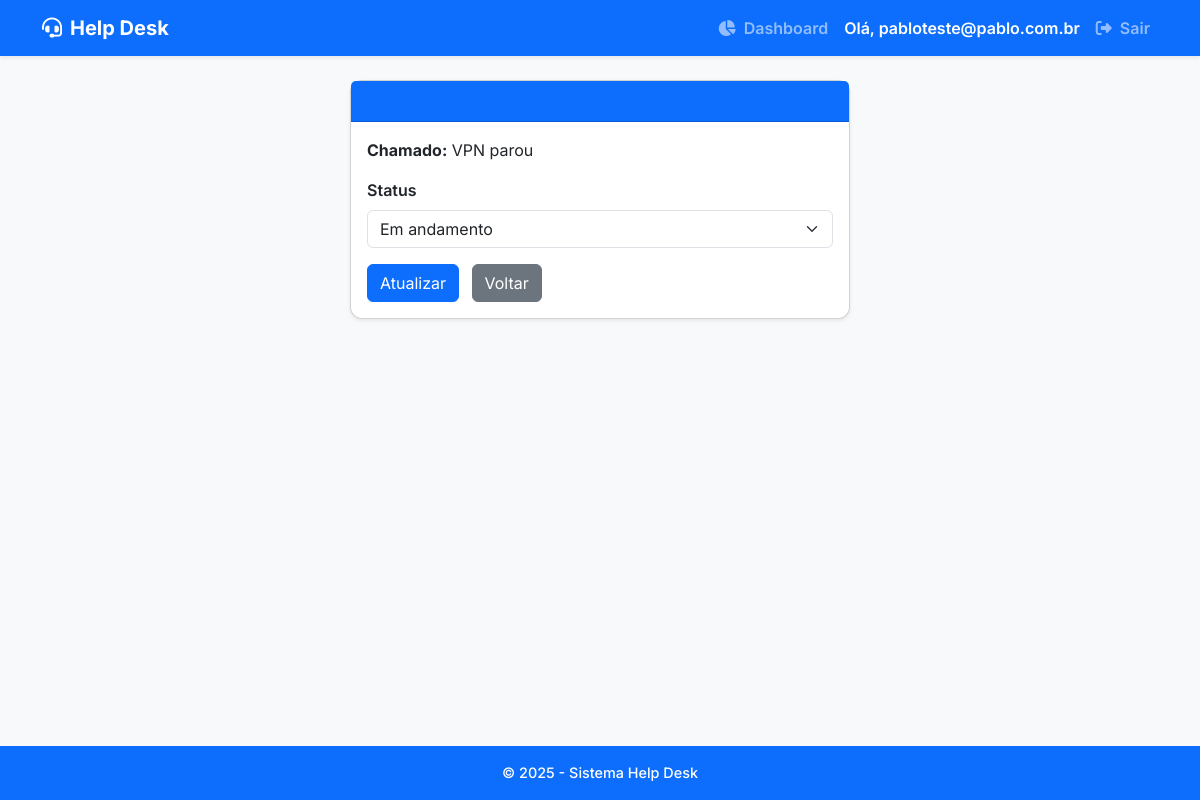
Page /update/4 (signed in) on the committed database.
### models.py (models this page shows, shortened)
class User(db.Model, UserMixin):
    id = db.Column(db.Integer, primary_key=True)
    email = db.Column(db.String(150), unique=True, nullable=False)
    password_hash = db.Column(db.String(128), nullable=False)
    is_admin = db.Column(db.Boolean, default=False)

class Ticket(db.Model):
    id = db.Column(db.Integer, primary_key=True)
    titulo = db.Column(db.String(100), nullable=False)
    descricao = db.Column(db.Text, nullable=False)
    setor = db.Column(db.String(50), nullable=False)
    responsavel = db.Column(db.String(50), nullable=False)
    status = db.Column(db.String(20), nullable=False)
    data_criacao = db.Column(db.DateTime, nullable=False, default=datetime.utcnow)
    arquivo_nome = db.Column(db.String(255), nullable=True)
    comentarios = db.relationship('Comment', back_populates='ticket', cascade='all, delete-orphan', lazy='dynamic')

### app.py (the view)
@app.route('/update/<int:id>', methods=['GET', 'POST'])
@login_required
def update(id):
    ticket = Ticket.query.get_or_404(id)
    if request.method == 'POST':
        ticket.status = request.form['status']
        db.session.commit()
        flash('Status atualizado.')
        return redirect(url_for('ticket_detail', id=ticket.id))
    return render_template('update_ticket.html', ticket=ticket)

### app.py (called while the page is built)
@login_manager.user_loader
def load_user(user_id):
    return User.query.get(int(user_id))

@app.context_processor
def inject_current_year():
    return {'current_year': datetime.now().year}

### templates/update_ticket.html (shortened to what this page needs)
{% extends "layout.html" %}
{% block content %}
<div class="card shadow-sm mx-auto" style="max-width: 500px;">
  <div class="card-header bg-primary text-white">
    <h5 class="mb-0">Atualizar Status do Chamado</h5>
  </div>
  <div class="card-body">
    <p><strong>Chamado:</strong> {{ ticket.titulo }}</p>
    <form method="POST">
      <div class="mb-3">
        <label for="status" class="form-label">Status</label>
        <select class="form-select" id="status" name="status" required>
          <option value="Em andamento" {% if ticket.status == 'Em andamento' %}selected{% endif %}>Em andamento</option>
        </select>
      </div>
      <button type="submit" class="btn btn-primary">Atualizar</button>
      <a href="{{ url_for('index') }}" class="btn btn-secondary ms-2">Voltar</a>
    </form>
  </div>
</div>
{% endblock %}

### templates/layout.html (shortened to what this page needs)
<!doctype html>
<html lang="pt-br">
<head>
  <link href="https://cdn.jsdelivr.net/npm/bootstrap@5.3.0/dist/css/bootstrap.min.css" rel="stylesheet" />
  <link
    rel="stylesheet"
    href="https://cdnjs.cloudflare.com/ajax/libs/font-awesome/6.4.0/css/all.min.css"
  />
  <link rel="stylesheet" href="{{ url_for('static', filename='style.css') }}">
</head>
<body class="bg-light d-flex flex-column min-vh-100">
  <nav class="navbar navbar-expand-lg navbar-dark bg-primary shadow-sm">
    <div class="container">
      <a class="navbar-brand fw-bold" href="{{ url_for('index') }}">
        <i class="fa-solid fa-headset me-2"></i>Help Desk
      </a>
      <div class="collapse navbar-collapse justify-content-end" id="navbarNav">
        <ul class="navbar-nav align-items-center">
          {% if current_user.is_authenticated %}
            <li class="nav-item">
              <a class="nav-link fw-semibold" href="{{ url_for('dashboard') }}">
                <i class="fa-solid fa-chart-pie me-1"></i> Dashboard
              </a>
            </li>
            <li class="nav-item">
              <span class="nav-link text-white fw-semibold">Olá, {{ current_user.email }}</span>
            </li>
            <li class="nav-item">
              <a class="nav-link fw-semibold" href="{{ url_for('logout') }}">
                <i class="fa-solid fa-right-from-bracket me-1"></i> Sair
              </a>
            </li>
          {% endif %}
        </ul>
      </div>
    </div>
  </nav>
  <main class="container mt-4 mb-5 flex-fill">
    {% block content %}{% endblock %}
  </main>
  <footer class="bg-primary text-white text-center py-3 mt-auto shadow-sm">
    &copy; {{ current_year }} - Sistema Help Desk
  </footer>
</body>
</html>

### static/style.css (style rules this page uses)
body { background-color: #f8f9fa; font-family: 'Segoe UI', Tahoma, Geneva, Verdana, sans-serif; }
h2, h4, h5 { font-weight: 600; color: #0d6efd; }
.card { border-radius: 12px; box-shadow: 0 4px 15px rgb(0 0 0 / 0.1); }
.btn-primary { background-color: #0d6efd; border-color: #0d6efd; }
.btn-secondary { background-color: #6c757d; border-color: #6c757d; }
footer { font-size: 0.9rem; font-weight: 500; }
.form-label { font-weight: 600; color: #212529; }

### templates/layout.html (style rules this page uses)
body { font-family: 'Inter', sans-serif; }

### rows in the picture
User: email "pabloteste@pablo.com.br"
Ticket: titulo "VPN parou", status "Em andamento"
